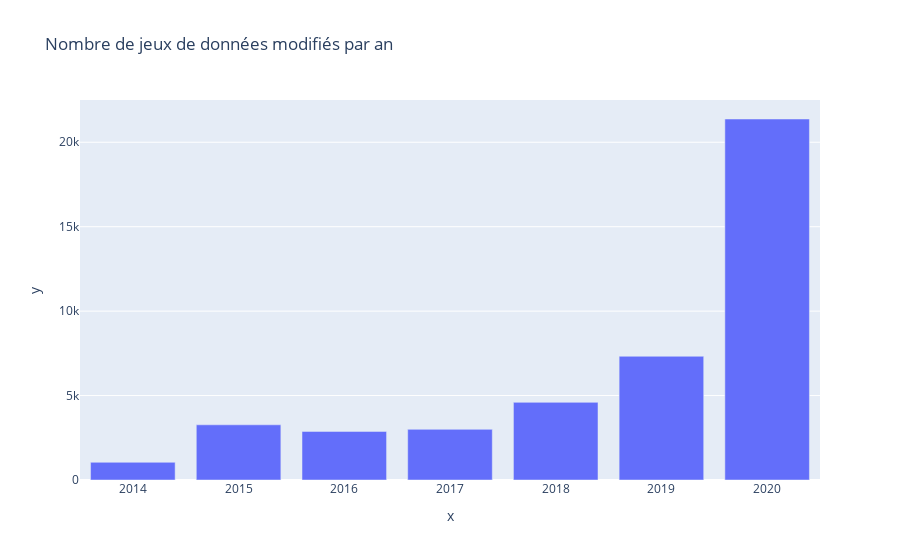

This figure's notebook cell:
### Code cell
# unreliable creation dates going back to 1995
start_date = '2014-1-1'
d_mod = datasets[datasets['last_modified'] >= start_date].groupby(pd.Grouper(key="last_modified", freq="Y")).count()
fig = px.bar(x=d_mod.index.year, y=d_mod['id'], title='Nombre de jeux de données modifiés par an')
fig.show()

### Figure 1 — Plotly figure (JSON) as saved in the notebook; plotly's stock layout.template omitted (floating-point values rounded to 4 significant figures)
{"data": [{"alignmentgroup": "True", "hovertemplate": "x=%{x}<br>y=%{y}<extra></extra>", "legendgroup": "", "marker": {"color": "#636efa"}, "name": "", "offsetgroup": "", "orientation": "v", "showlegend": false, "textposition": "auto", "type": "bar", "x": [2014, 2015, 2016, 2017, 2018, 2019, 2020], "xaxis": "x", "y": [1048, 3269, 2877, 2999, 4597, 7326, 21377], "yaxis": "y"}], "layout": {"barmode": "relative", "legend": {"tracegroupgap": 0}, "title": {"text": "Nombre de jeux de données modifiés par an"}, "xaxis": {"anchor": "y", "domain": [0, 1], "title": {"text": "x"}}, "yaxis": {"anchor": "x", "domain": [0, 1], "title": {"text": "y"}}}}
